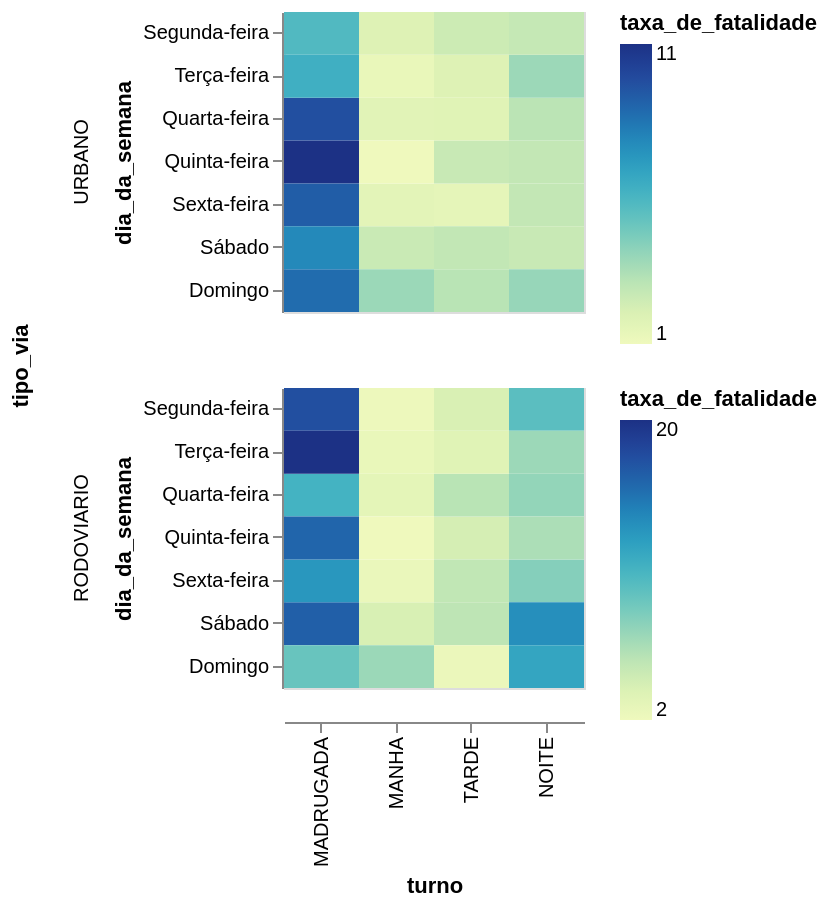

This figure's notebook cell:
### Code cell
df_sinistros \
    .with_columns((pl.when(pl.col('sinistro_fatal') == 'SIM').then(1).otherwise(0)).alias('acidente_fatal')) \
    .group_by('dia_da_semana', 'turno', 'tipo_via') \
    .agg(
        (pl.sum('acidente_fatal') *100 / pl.count('acidente_fatal')).alias('taxa_de_fatalidade')
    ) \
    .plot.rect(x='turno', color='taxa_de_fatalidade', y='dia_da_semana', row='tipo_via').properties(height=150, width=150) \
        .resolve_scale(color='independent')

### Figure 1 — Vega-Lite specification as saved in the notebook (floating-point values rounded to 4 significant figures)
{"config": {"view": {"continuousWidth": 300, "continuousHeight": 300}}, "data": {"name": "data-25cd70eef69a3ccb45f571bbb4542e85"}, "mark": {"type": "rect", "tooltip": true}, "encoding": {"color": {"field": "taxa_de_fatalidade", "type": "quantitative"}, "row": {"field": "tipo_via", "sort": ["URBANO", "RODOVIARIO"], "type": "ordinal"}, "x": {"field": "turno", "sort": ["MADRUGADA", "MANHA", "TARDE", "NOITE"], "type": "ordinal"}, "y": {"field": "dia_da_semana", "sort": ["Segunda-feira", "Terça-feira", "Quarta-feira", "Quinta-feira", "Sexta-feira", "Sábado", "Domingo"], "type": "ordinal"}}, "height": 150, "params": [{"name": "param_1e9efca18e7a2868", "select": {"type": "interval", "encodings": ["x", "y"]}, "bind": "scales"}], "resolve": {"scale": {"color": "independent"}}, "width": 150, "$schema": "https://vega.github.io/schema/vega-lite/v6.4.1.json", "datasets": {"data-25cd70eef69a3ccb45f571bbb4542e85": [{"dia_da_semana": "Sábado", "turno": "MANHA", "tipo_via": "URBANO", "taxa_de_fatalidade": 3.04}, {"dia_da_semana": "Sábado", "turno": "MANHA", "tipo_via": "RODOVIARIO", "taxa_de_fatalidade": 4.331}, {"dia_da_semana": "Segunda-feira", "turno": "MADRUGADA", "tipo_via": "RODOVIARIO", "taxa_de_fatalidade": 17.91}, {"dia_da_semana": "Quarta-feira", "turno": "MANHA", "tipo_via": "RODOVIARIO", "taxa_de_fatalidade": 3.316}, {"dia_da_semana": "Quinta-feira", "turno": "TARDE", "tipo_via": "RODOVIARIO", "taxa_de_fatalidade": 4.528}, {"dia_da_semana": "Terça-feira", "turno": "MANHA", "tipo_via": "RODOVIARIO", "taxa_de_fatalidade": 2.902}, {"dia_da_semana": "Quarta-feira", "turno": "MANHA", "tipo_via": "URBANO", "taxa_de_fatalidade": 2.155}, {"dia_da_semana": "Sexta-feira", "turno": "MANHA", "tipo_via": "URBANO", "taxa_de_fatalidade": 2.073}, {"dia_da_semana": "Quarta-feira", "turno": "NOITE", "tipo_via": "RODOVIARIO", "taxa_de_fatalidade": 7.77}, {"dia_da_semana": "Sexta-feira", "turno": "TARDE", "tipo_via": "URBANO", "taxa_de_fatalidade": 1.959}, {"dia_da_semana": "Terça-feira", "turno": "MANHA", "tipo_via": "URBANO", "taxa_de_fatalidade": 1.77}, {"dia_da_semana": "Sábado", "turno": "NOITE", "tipo_via": "URBANO", "taxa_de_fatalidade": 3.07}, {"dia_da_semana": "Segunda-feira", "turno": "MADRUGADA", "tipo_via": "URBANO", "taxa_de_fatalidade": 5.991}, {"dia_da_semana": "Quarta-feira", "turno": "MADRUGADA", "tipo_via": "RODOVIARIO", "taxa_de_fatalidade": 11.34}, {"dia_da_semana": "Domingo", "turno": "NOITE", "tipo_via": "URBANO", "taxa_de_fatalidade": 4.304}, {"dia_da_semana": "Sexta-feira", "turno": "MANHA", "tipo_via": "RODOVIARIO", "taxa_de_fatalidade": 2.83}, {"dia_da_semana": "Quarta-feira", "turno": "TARDE", "tipo_via": "RODOVIARIO", "taxa_de_fatalidade": 6.093}, {"dia_da_semana": "Terça-feira", "turno": "TARDE", "tipo_via": "URBANO", "taxa_de_fatalidade": 2.326}, {"dia_da_semana": "Segunda-feira", "turno": "NOITE", "tipo_via": "RODOVIARIO", "taxa_de_fatalidade": 10.2}, {"dia_da_semana": "Segunda-feira", "turno": "MANHA", "tipo_via": "URBANO", "taxa_de_fatalidade": 2.296}, {"dia_da_semana": "Terça-feira", "turno": "NOITE", "tipo_via": "RODOVIARIO", "taxa_de_fatalidade": 7.358}, {"dia_da_semana": "Quinta-feira", "turno": "MADRUGADA", "tipo_via": "URBANO", "taxa_de_fatalidade": 11.11}, {"dia_da_semana": "Quinta-feira", "turno": "NOITE", "tipo_via": "URBANO", "taxa_de_fatalidade": 3.221}, {"dia_da_semana": "Sábado", "turno": "MADRUGADA", "tipo_via": "RODOVIARIO", "taxa_de_fatalidade": 16.94}, {"dia_da_semana": "Sábado", "turno": "TARDE", "tipo_via": "RODOVIARIO", "taxa_de_fatalidade": 5.882}, {"dia_da_semana": "Domingo", "turno": "MADRUGADA", "tipo_via": "RODOVIARIO", "taxa_de_fatalidade": 9.565}, {"dia_da_semana": "Sexta-feira", "turno": "NOITE", "tipo_via": "RODOVIARIO", "taxa_de_fatalidade": 8.333}, {"dia_da_semana": "Quinta-feira", "turno": "MANHA", "tipo_via": "URBANO", "taxa_de_fatalidade": 1.493}, {"dia_da_semana": "Sexta-feira", "turno": "MADRUGADA", "tipo_via": "URBANO", "taxa_de_fatalidade": 9.392}, {"dia_da_semana": "Quarta-feira", "turno": "NOITE", "tipo_via": "URBANO", "taxa_de_fatalidade": 3.453}, {"dia_da_semana": "Terça-feira", "turno": "NOITE", "tipo_via": "URBANO", "taxa_de_fatalidade": 4.192}, {"dia_da_semana": "Sexta-feira", "turno": "NOITE", "tipo_via": "URBANO", "taxa_de_fatalidade": 3.226}, {"dia_da_semana": "Quinta-feira", "turno": "TARDE", "tipo_via": "URBANO", "taxa_de_fatalidade": 3.06}, {"dia_da_semana": "Terça-feira", "turno": "TARDE", "tipo_via": "RODOVIARIO", "taxa_de_fatalidade": 3.704}, {"dia_da_semana": "Quarta-feira", "turno": "MADRUGADA", "tipo_via": "URBANO", "taxa_de_fatalidade": 9.859}, {"dia_da_semana": "Domingo", "turno": "MANHA", "tipo_via": "URBANO", "taxa_de_fatalidade": 4.208}, {"dia_da_semana": "Segunda-feira", "turno": "TARDE", "tipo_via": "URBANO", "taxa_de_fatalidade": 2.922}, {"dia_da_semana": "Segunda-feira", "turno": "NOITE", "tipo_via": "URBANO", "taxa_de_fatalidade": 3.175}, {"dia_da_semana": "Sexta-feira", "turno": "MADRUGADA", "tipo_via": "RODOVIARIO", "taxa_de_fatalidade": 13.51}, {"dia_da_semana": "Domingo", "turno": "MADRUGADA", "tipo_via": "URBANO", "taxa_de_fatalidade": 8.898}, {"dia_da_semana": "Sábado", "turno": "MADRUGADA", "tipo_via": "URBANO", "taxa_de_fatalidade": 7.977}, {"dia_da_semana": "Sábado", "turno": "NOITE", "tipo_via": "RODOVIARIO", "taxa_de_fatalidade": 14.04}, {"dia_da_semana": "Domingo", "turno": "NOITE", "tipo_via": "RODOVIARIO", "taxa_de_fatalidade": 12.54}, {"dia_da_semana": "Segunda-feira", "turno": "TARDE", "tipo_via": "RODOVIARIO", "taxa_de_fatalidade": 4.24}, {"dia_da_semana": "Domingo", "turno": "TARDE", "tipo_via": "URBANO", "taxa_de_fatalidade": 3.503}, {"dia_da_semana": "Domingo", "turno": "TARDE", "tipo_via": "RODOVIARIO", "taxa_de_fatalidade": 2.747}, {"dia_da_semana": "Quinta-feira", "turno": "NOITE", "tipo_via": "RODOVIARIO", "taxa_de_fatalidade": 6.667}, {"dia_da_semana": "Quinta-feira", "turno": "MANHA", "tipo_via": "RODOVIARIO", "taxa_de_fatalidade": 2.353}, {"dia_da_semana": "Sábado", "turno": "TARDE", "tipo_via": "URBANO", "taxa_de_fatalidade": 3.249}, {"dia_da_semana": "Domingo", "turno": "MANHA", "tipo_via": "RODOVIARIO", "taxa_de_fatalidade": 7.429}, {"dia_da_semana": "Quarta-feira", "turno": "TARDE", "tipo_via": "URBANO", "taxa_de_fatalidade": 2.209}, {"dia_da_semana": "Terça-feira", "turno": "MADRUGADA", "tipo_via": "RODOVIARIO", "taxa_de_fatalidade": 20.24}, {"dia_da_semana": "Terça-feira", "turno": "MADRUGADA", "tipo_via": "URBANO", "taxa_de_fatalidade": 6.504}, {"dia_da_semana": "Sexta-feira", "turno": "TARDE", "tipo_via": "RODOVIARIO", "taxa_de_fatalidade": 5.689}, {"dia_da_semana": "Segunda-feira", "turno": "MANHA", "tipo_via": "RODOVIARIO", "taxa_de_fatalidade": 2.559}, {"dia_da_semana": "Quinta-feira", "turno": "MADRUGADA", "tipo_via": "RODOVIARIO", "taxa_de_fatalidade": 16.53}]}}
